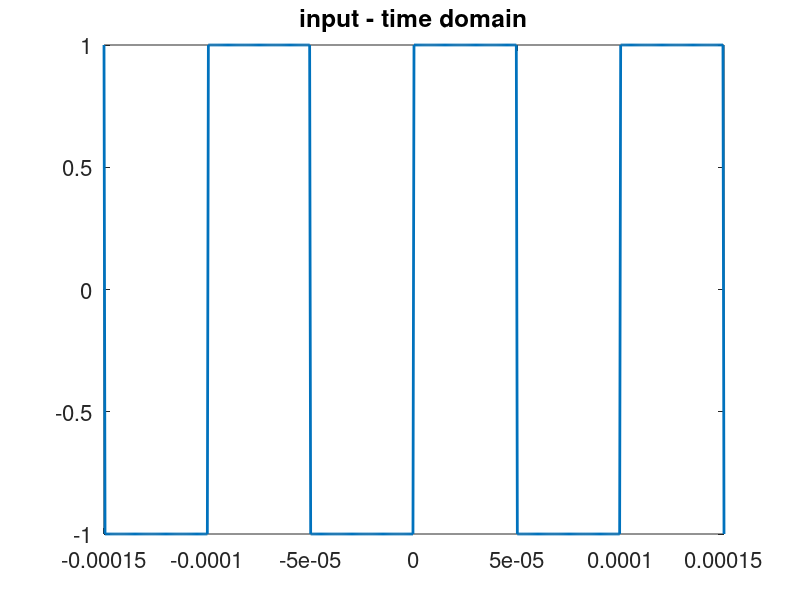
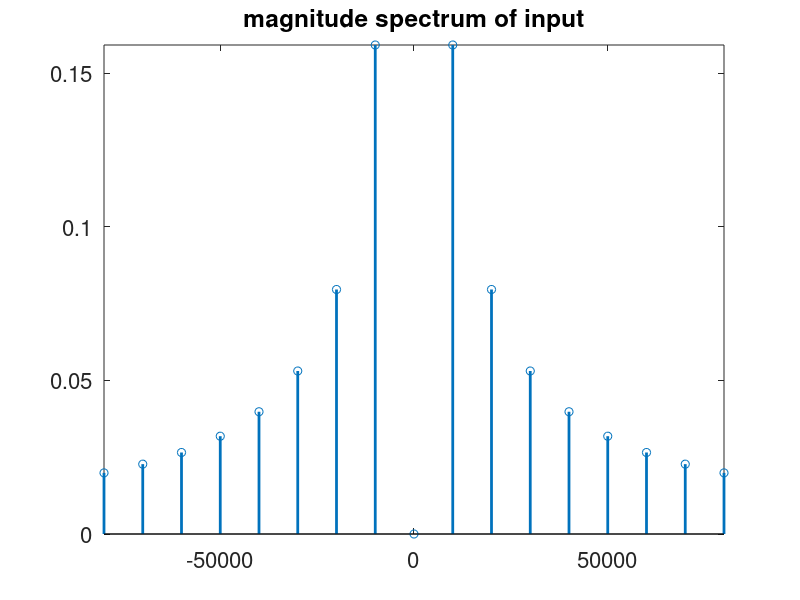
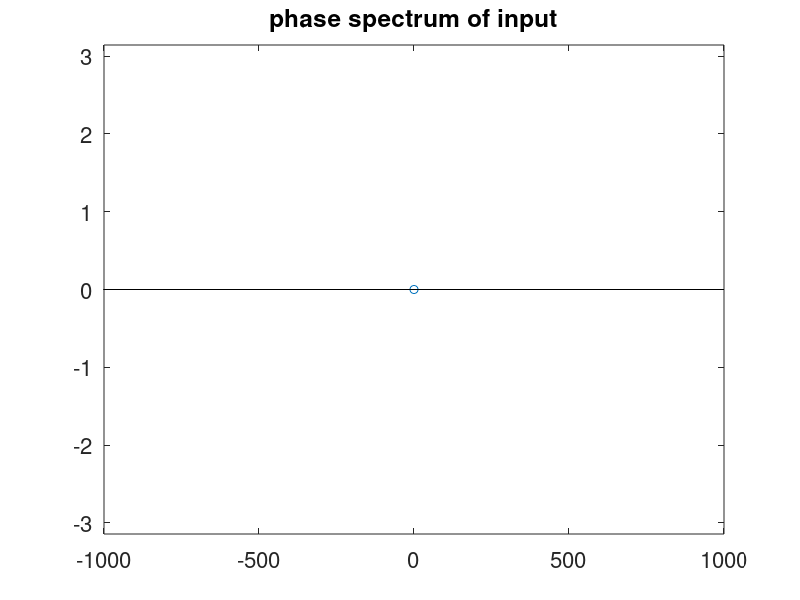
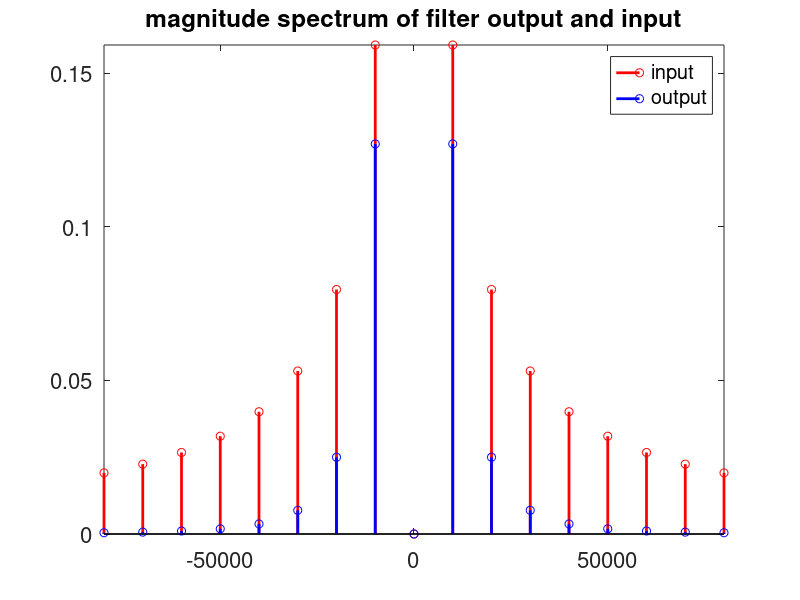

Write MATLAB code to recreate these figures, in order.
%% square wave generator
clc
clear all
hold off

f0= 10000;     %fundamental freq of input square wave, 0.1ms period
T0 = 1/f0;  %period 
tstep = 0.005*T0;
no_sample = 3*T0/tstep + 1; %no. of samples  within  3*T0
no_sample1 = int32(T0/tstep + 1); %no. of samples  within  T0
%tt = -0.5*T0:tstep:0.5*T0;
tt = -1.5*T0:tstep:1.5*T0;

% tt1 = -0.5*T0:tstep:0.5*T0; % time vector for the period -0.5T0 to 0.5T0
% gp1 = [zeros(1,floor(0.5*length(tt1))) ones(1,ceil(0.5*length(tt1)))]; %input - triangular wave in the period -0.5T0 to 0.5T0
gp1 = square(2 * pi * f0 * tt, 50);
% gp_in = [gp1 gp1(2:no_sample1-1) gp1]; %3 cycles of the triangular wave
figure(1)
Hp1 = plot(tt,gp1);
set(Hp1,'LineWidth',2)
Ha = gca;
set(Ha,'Fontsize',16)
title('input - time domain')
pause

%% Fourier series representation of signal (Amplitude Spectrum)
      
K=1/(2*pi);
N=100; %no. of harmonics
nvec = -N:N;
c_in = zeros(size(nvec));
for n = nvec
    m = n+N+1;
    c_in(m) = 1i*K*((-1)^n)/n;
    
    if (n == 0)
      c_in(m) = 0.0;
    end
end
f = nvec*f0; %frequency vector
figure(2)
Hp1=stem(f,abs(c_in));
axis([-8*f0 8*f0 0 max(abs(c_in))])
set(Hp1,'LineWidth',2)
Ha = gca;
set(Ha,'Fontsize',16)
title('magnitude spectrum of input')
pause

%% Fourier series representation of signal (Phase Spectrum)

figure(3)
Hp1=stem(f,angle(c_in));
set(Hp1,'LineWidth',2)
Ha = gca;
set(Ha,'Fontsize',16)
axis([-0.1e4 0.1e4 -pi pi])
title('phase spectrum of input')
pause

%% Designing the 2nd order Butterworth filter parameters
n = 2; % order of butterworth filter
fc = 11500; % set your cutoff frequency
fund_freq = 10e3; % fundamental frequency
third_harm_freq = 30e3; % third harmonic frequency

% a for poles (or factors from textbook)
switch n
    case 1
        a = [1 1]; % first order
    case 2
        a = [1 1.414 1]; % second order
    case 3
        a = conv([1 1], [1 1 1]); % third order
    case 4
        a = conv([1 0.765 1], [1 1.848 1]); % fourth order
end

% b for zeros
b = 1;

%% calculate normalized frequency response
% range = ceil(third_harm_freq/fc) + 1;
%w = linspace(-range,range,length(f));
%h = freqs(b,a,f);
%mag = 20*log10(abs(h)); %% convert magnitude to dB
%phase = angle(h);
%phasedeg = phase*180/pi;
Hf = 1 ./ (1 + 1.414*(1i*f/fc) + (1i*f/fc).^2); 

c_out = c_in .* Hf ; %Fourier coefficients of the filter output

figure(4)
stem(f,abs(c_in),'r','LineWidth',2);
hold on
stem(f,abs(c_out),'b','LineWidth',2);
hold off
axis([-8*f0 8*f0 0 max(abs(c_in))])
Ha = gca;
set(Ha,'Fontsize',16)
title('magnitude spectrum of filter output and input')
Ha = gca;
set(Ha,'Fontsize',16)
legend('input','output')
pause

%% Construct the output signal from the Cout Fourier coefficients

A = zeros(2*N+1,ceil(no_sample));
for n = nvec
    m=n+N+1;
    A(m,:) = c_out(m) .* exp(1i*2*pi*n*f0*tt);
end
gp_out = sum(A);
figure(5)
Hp1 = plot(tt,real(gp_out),'b',tt,gp1,'r');
set(Hp1,'LineWidth',2)
Ha = gca;
set(Ha,'Fontsize',16)
title('filter input and output-time domain')
set(Ha,'Fontsize',16)
legend('output','input')
